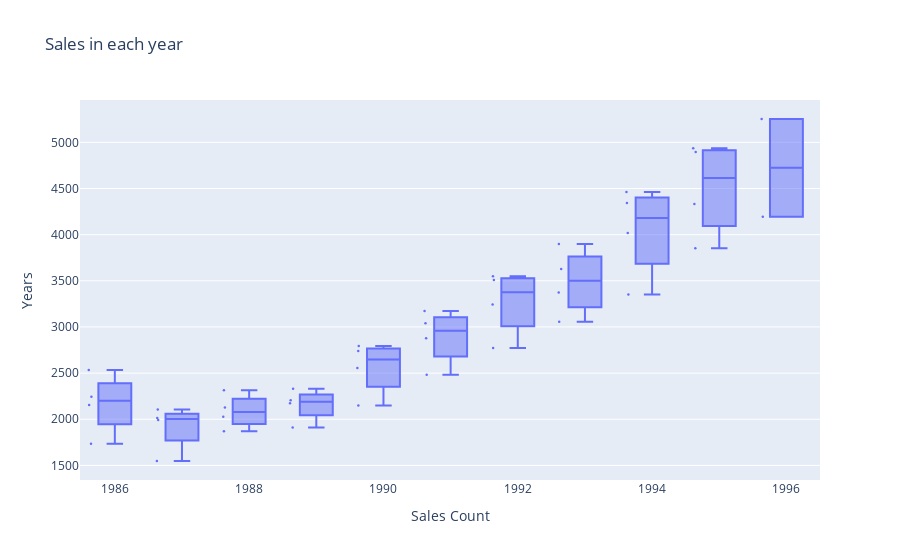

Write notebook code for a chart like this one.
### Markdown cell above
So we got our ans <br>
Because for year 1996 we have no information about Q3 and Q4 sales

### Code cell
# Box plot for each year
fig=go.Figure()
fig.add_box(x=df.Year, 
            y=df['Sales'],
            boxpoints='all',
            jitter=0.1,
            marker_size=2.5)
fig.update_layout(title='Sales in each year',
                  xaxis_title='Sales Count',
                  yaxis_title='Years',)
fig.show()

### Figure 1 — Plotly figure (JSON) as saved in the notebook; plotly's stock layout.template omitted (floating-point values rounded to 4 significant figures)
{"data": [{"boxpoints": "all", "jitter": 0.1, "marker": {"size": 2.5}, "type": "box", "x": [1986, 1986, 1986, 1986, 1987, 1987, 1987, 1987, 1988, 1988, 1988, 1988, 1989, 1989, 1989, 1989, 1990, 1990, 1990, 1990, 1991, 1991, 1991, 1991, 1992, 1992, 1992, 1992, 1993, 1993, 1993, 1993, 1994, 1994, 1994, 1994, 1995, 1995, 1995, 1995, 1996, 1996], "y": [1735.0, 2245.0, 2534.0, 2155.0, 1548.0, 2104.0, 2014.0, 1992.0, 1869.0, 2314.0, 2128.0, 2027.0, 1911.0, 2331.0, 2207.0, 2174.0, 2148.0, 2739.0, 2793.0, 2556.0, 2481.0, 3040.0, 3172.0, 2879.0, 2772, 3550, 3508, 3244.0, 3056, 3899, 3629, 3373, 3352, 4342, 4461, 4017, 3854, 4936, 4895, 4333, 4194, 5253]}], "layout": {"title": {"text": "Sales in each year"}, "xaxis": {"title": {"text": "Sales Count"}}, "yaxis": {"title": {"text": "Years"}}}}
